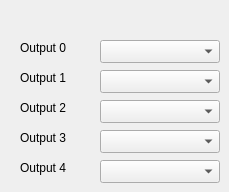
      <widget class="QWidget" name="outputs">
       <attribute name="title">
        <string>Outputs</string>
       </attribute>
       <widget class="QLabel" name="label_22">
        <property name="geometry">
         <rect>
          <x>20</x>
          <y>40</y>
          <width>59</width>
          <height>15</height>
         </rect>
        </property>
        <property name="text">
         <string>Output 0</string>
        </property>
       </widget>
       <widget class="QLabel" name="label_23">
        <property name="geometry">
         <rect>
          <x>20</x>
          <y>70</y>
          <width>59</width>
          <height>15</height>
         </rect>
        </property>
        <property name="text">
         <string>Output 1</string>
        </property>
       </widget>
       <widget class="QLabel" name="label_24">
        <property name="geometry">
         <rect>
          <x>20</x>
          <y>100</y>
          <width>59</width>
          <height>15</height>
         </rect>
        </property>
        <property name="text">
         <string>Output 2</string>
        </property>
       </widget>
       <widget class="QLabel" name="label_25">
        <property name="geometry">
         <rect>
          <x>20</x>
          <y>130</y>
          <width>59</width>
          <height>15</height>
         </rect>
        </property>
        <property name="text">
         <string>Output 3</string>
        </property>
       </widget>
       <widget class="QLabel" name="label_26">
        <property name="geometry">
         <rect>
          <x>20</x>
          <y>160</y>
          <width>59</width>
          <height>15</height>
         </rect>
        </property>
        <property name="text">
         <string>Output 4</string>
        </property>
       </widget>
       <widget class="QComboBox" name="output_0">
        <property name="geometry">
         <rect>
          <x>100</x>
          <y>40</y>
          <width>120</width>
          <height>23</height>
         </rect>
        </property>
       </widget>
       <widget class="QComboBox" name="output_1">
        <property name="geometry">
         <rect>
          <x>100</x>
          <y>70</y>
          <width>120</width>
          <height>23</height>
         </rect>
        </property>
       </widget>
       <widget class="QComboBox" name="output_2">
        <property name="geometry">
         <rect>
          <x>100</x>
          <y>100</y>
          <width>120</width>
          <height>23</height>
         </rect>
        </property>
       </widget>
       <widget class="QComboBox" name="output_3">
        <property name="geometry">
         <rect>
          <x>100</x>
          <y>130</y>
          <width>120</width>
          <height>23</height>
         </rect>
        </property>
       </widget>
       <widget class="QComboBox" name="output_4">
        <property name="geometry">
         <rect>
          <x>100</x>
          <y>160</y>
          <width>120</width>
          <height>23</height>
         </rect>
        </property>
       </widget>
      </widget>
